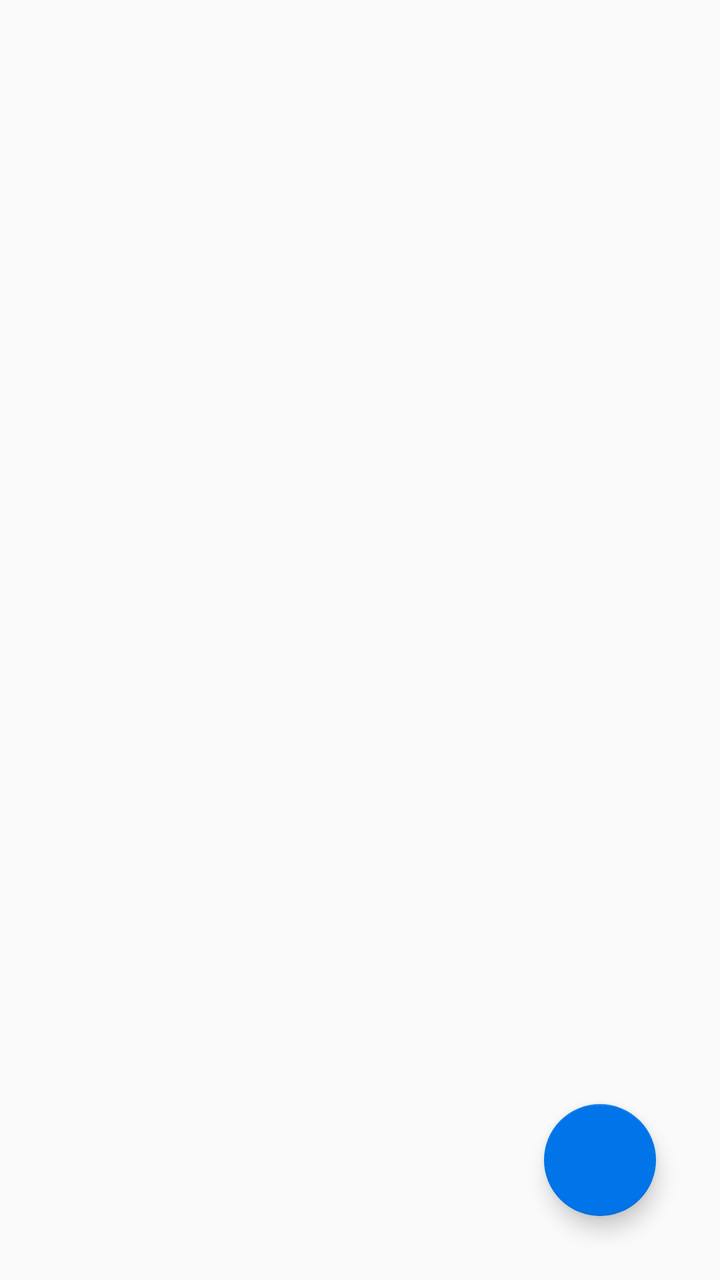
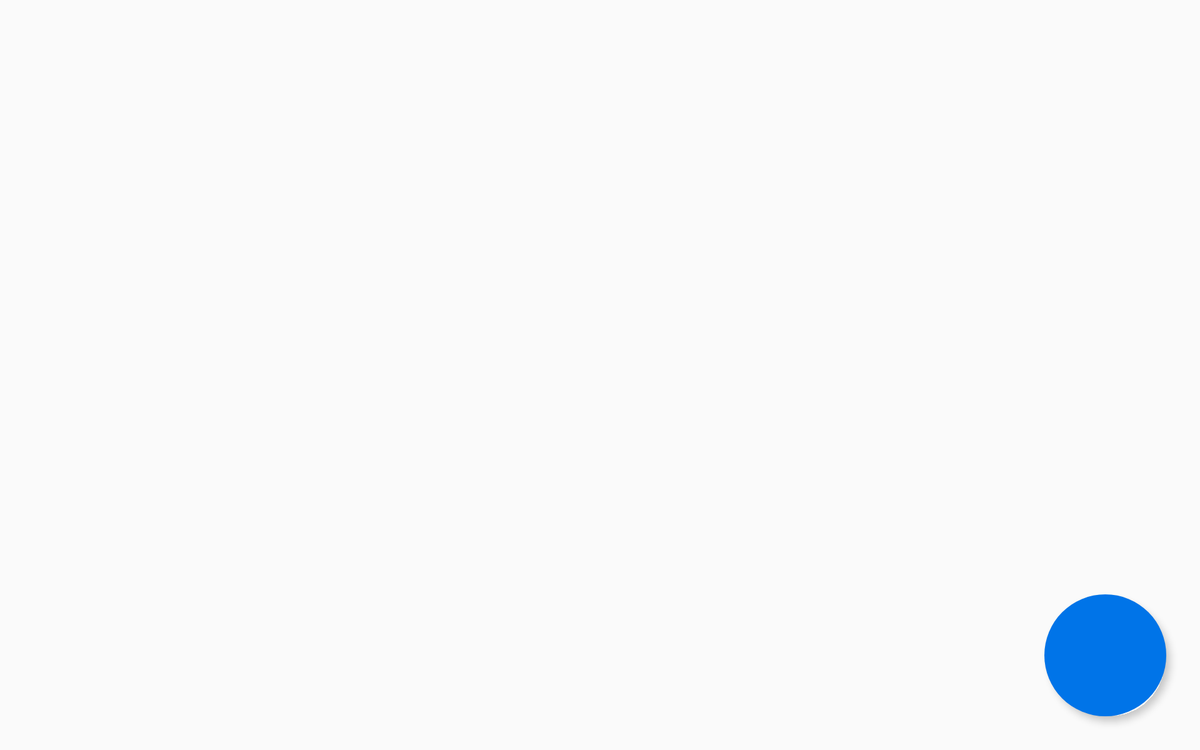

Two renders of one Android screen. The first uses the default layout on a phone; the second uses the alternative layout the repository ships for a different screen configuration, on a matching device. The two XML files are below.
<!-- AndroidManifest.xml: application theme AppTheme -->
<!-- res/layout/activity_evaluation.xml -->
<?xml version="1.0" encoding="utf-8"?>
<RelativeLayout xmlns:android="http://schemas.android.com/apk/res/android"
    xmlns:tools="http://schemas.android.com/tools"
    android:layout_width="match_parent"
    android:layout_height="match_parent"
    xmlns:app="http://schemas.android.com/apk/res-auto"
    android:paddingLeft="@dimen/activity_horizontal_margin"
    android:paddingRight="@dimen/activity_horizontal_margin"
    android:paddingTop="@dimen/activity_vertical_margin"
    android:paddingBottom="@dimen/activity_vertical_margin"
    style="@style/AppTheme"
    tools:context=".MainActivity">

    <ImageView
        android:id="@+id/image_view"
        android:layout_width="match_parent"
        android:layout_height="match_parent"
        android:layout_gravity="center"/>

    <android.support.design.widget.FloatingActionButton
        android:id="@+id/next_fab"
        android:layout_width="wrap_content"
        android:layout_height="wrap_content"
        android:layout_marginRight="16dp"
        android:layout_marginBottom="16dp"
        android:layout_alignParentRight="true"
        android:layout_alignParentBottom="true"
        android:layout_gravity="right"
        android:src="@drawable/ic_action_done"
        android:clickable="false"
        android:scaleType="fitStart"
        android:onClick="onClick"
        app:backgroundTint="@color/dodgerBlue"/>

</RelativeLayout>
<!-- resources referenced by this layout -->
<resources>
  <color name="dodgerBlue">#0074e8</color>
  <dimen name="activity_horizontal_margin">16dp</dimen>
  <dimen name="activity_vertical_margin">16dp</dimen>
  <style name="AppTheme" parent="Theme.AppCompat.Light.DarkActionBar">
          
          <item name="colorPrimary">@color/dodgerBlue</item>
          <item name="colorPrimaryDark">@color/dodgerBlue</item>
          <item name="colorAccent">@color/colorAccent</item>
          <item name="android:spinnerItemStyle">@style/SpinnerItemStyle</item>
          <item name="android:spinnerDropDownItemStyle">@style/SpinnerDropDownItemStyle</item>
          <item name="android:actionMenuTextColor">@color/white</item>
          <item name="android:windowContentOverlay">@null</item>
          <item name="android:textSize">16sp</item>
      </style>
  <color name="colorAccent">#FFFFFF</color>
  <style name="SpinnerItemStyle" parent="android:Widget.Holo.Light.TextView.SpinnerItem">
          <item name="android:textColor">@color/white</item>
          <item name="android:textSize">18sp</item>
      </style>
  <style name="SpinnerDropDownItemStyle" parent="android:Widget.Holo.Light.DropDownItem">
          <item name="android:textColor">@color/white</item>
          <item name="android:textSize">18sp</item>
      </style>
  <color name="white">#FFFFFF</color>
</resources>
<!-- res/layout-sw720dp/activity_evaluation.xml (the author's variant of the layout above) -->
<!-- drawn on a large tablet held sideways -->
<?xml version="1.0" encoding="utf-8"?>
<RelativeLayout xmlns:android="http://schemas.android.com/apk/res/android"
    xmlns:tools="http://schemas.android.com/tools"
    android:layout_width="match_parent"
    android:layout_height="match_parent"
    xmlns:app="http://schemas.android.com/apk/res-auto"
    android:paddingLeft="@dimen/activity_horizontal_margin"
    android:paddingRight="@dimen/activity_horizontal_margin"
    android:paddingTop="@dimen/activity_vertical_margin"
    android:paddingBottom="@dimen/activity_vertical_margin"
    style="@style/AppTheme"
    tools:context=".MainActivity">

    <ImageView
        android:id="@+id/image_view"
        android:layout_width="match_parent"
        android:layout_height="match_parent"
        android:layout_gravity="center"/>

    <RelativeLayout
        android:layout_width="wrap_content"
        android:layout_height="150dp"
        android:layout_gravity="center_horizontal"
        android:layout_alignParentBottom="true"
        android:layout_alignParentEnd="true">
        <android.support.design.widget.FloatingActionButton
            android:id="@+id/fab"
            app:borderWidth="0dp"
            android:layout_width="fill_parent"
            android:layout_height="fill_parent"
            android:layout_alignParentRight="true"
            android:layout_alignParentBottom="true"
            android:layout_gravity="right"
            android:src="@drawable/ic_action_done"
            android:clickable="false"
            android:scaleType="fitStart"
            android:onClick="onClick"
            app:backgroundTint="@color/dodgerBlue"
            android:layout_marginBottom="20dp"
            android:layout_marginRight="20dp" />
    </RelativeLayout>
</RelativeLayout>
